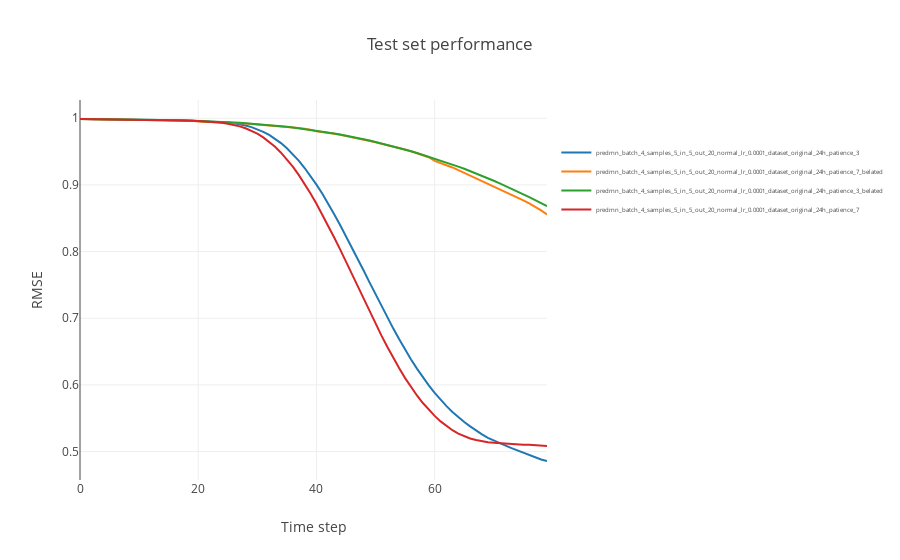

This figure's notebook cell:
### Markdown cell above
# Plot all the best experiments for each model

### Code cell
model_to_plot = 'predrnn'
test_set = 'Test'

traces = []
evaluators = testset_exp_eval[test_set]
for i, exp in enumerate(best_exps_per_model[model_to_plot]):
    ev = evaluators[exp]
    x = ev['frame']
    y = ev['ssim']
    traces.append(go.Scatter(x=x, y=y, name=exp, 
                             marker_color = plotly.colors.DEFAULT_PLOTLY_COLORS[i],
                             opacity=1/(k+1)))
    
layout = dict(legend=dict(y=0.9, font=dict( size=6)), title='%s set performance' %test_set,
             xaxis=dict(title='Time step'),
             yaxis=dict(title='RMSE'))


ff = plotly.offline.iplot({"data": traces, "layout": layout })
